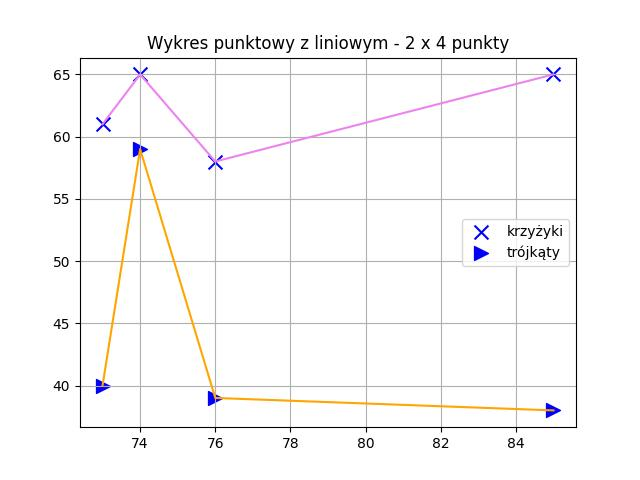

Here is the Python script that generated this plot:
import matplotlib.pyplot as plt

x = [73, 74, 76, 85]
y1 = [40, 59, 39, 38]
y2 = [61, 65, 58, 65]
plt.plot(x, y2, color='violet')
plt.scatter(x, y2, color='blue', marker='x', label='krzyżyki', s=100)
plt.plot(x, y1, color='orange')
plt.scatter(x, y1, color='blue', marker='>', label='trójkąty', s=100)
plt.grid()
plt.title('Wykres punktowy z liniowym - 2 x 4 punkty')
plt.legend()
plt.savefig('zad1.jpg')
plt.show()